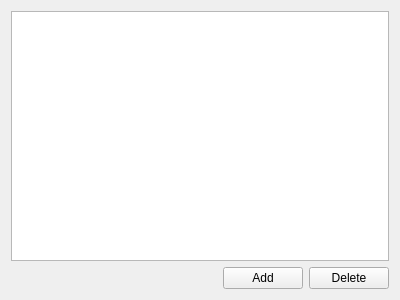
<?xml version="1.0" encoding="UTF-8"?>
<ui version="4.0">
 <class>CParameterFilterUI</class>
 <widget class="QWidget" name="CParameterFilterUI">
  <property name="geometry">
   <rect>
    <x>0</x>
    <y>0</y>
    <width>400</width>
    <height>300</height>
   </rect>
  </property>
  <property name="windowTitle">
   <string>Form</string>
  </property>
  <layout class="QGridLayout" name="gridLayout">
   <item row="0" column="0">
    <widget class="QListView" name="lsFilter">
     <property name="contextMenuPolicy">
      <enum>Qt::ContextMenuPolicy::CustomContextMenu</enum>
     </property>
    </widget>
   </item>
   <item row="1" column="0">
    <layout class="QHBoxLayout" name="horizontalLayout_3">
     <item>
      <spacer name="horizontalSpacer">
       <property name="orientation">
        <enum>Qt::Orientation::Horizontal</enum>
       </property>
       <property name="sizeHint" stdset="0">
        <size>
         <width>20</width>
         <height>20</height>
        </size>
       </property>
      </spacer>
     </item>
     <item>
      <widget class="QPushButton" name="pbAdd">
       <property name="text">
        <string>Add</string>
       </property>
      </widget>
     </item>
     <item>
      <widget class="QPushButton" name="pbDelete">
       <property name="text">
        <string>Delete</string>
       </property>
      </widget>
     </item>
    </layout>
   </item>
  </layout>
 </widget>
 <resources/>
 <connections/>
</ui>
